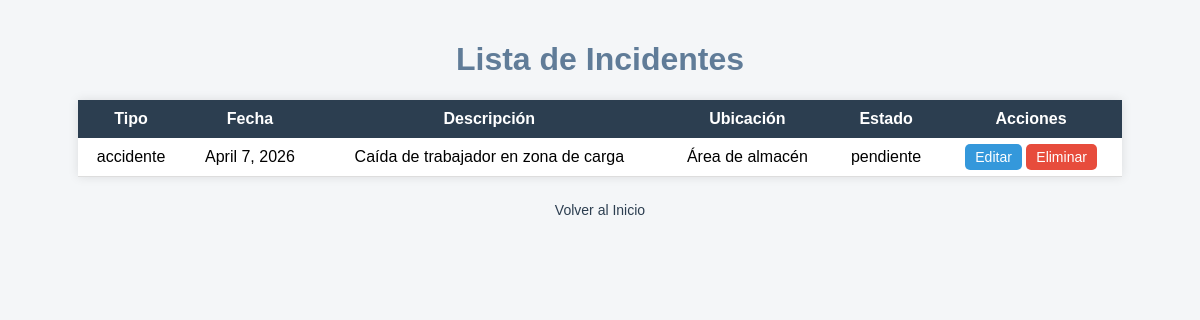
Before: /incidentes/ with the older database file.
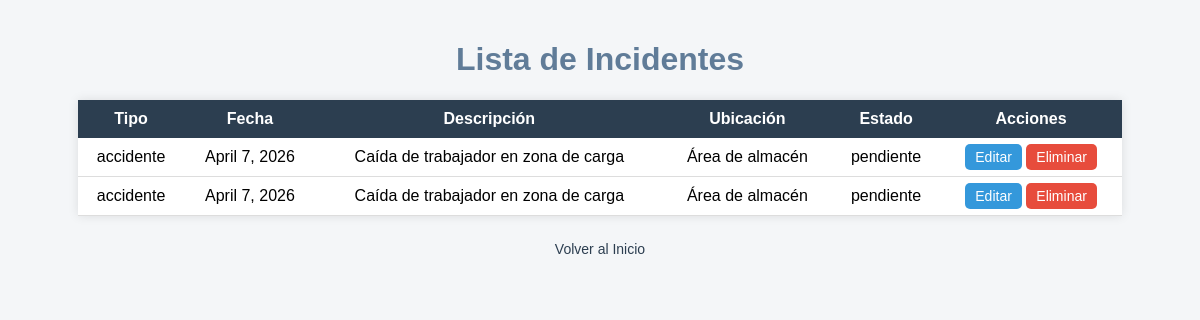
After: the same page with the newer database file.
### incidentes/models.py (models this page shows)
class Incidente(models.Model):
    TIPOS_INCIDENTE = [
        ('accidente', 'Accidente'),
        ('casi_accidente', 'Casi accidente'),
        ('condicion_insegura', 'Condición insegura'),
    ]
    ESTADOS = [
        ('pendiente', 'Pendiente'),
        ('en_proceso', 'En proceso'),
        ('resuelto', 'Resuelto'),
    ]
    tipo = models.CharField(max_length=20, choices=TIPOS_INCIDENTE)
    fecha = models.DateField()
    descripcion = models.TextField()
    ubicacion = models.CharField(max_length=150)
    estado = models.CharField(max_length=20, choices=ESTADOS, default='pendiente')
    creado_en = models.DateTimeField(auto_now_add=True)

### incidentes/views.py (the view)
# urls.py: path('incidentes/', views.lista_incidentes, name='lista_incidentes'),
def lista_incidentes(request):
    incidentes = Incidente.objects.all().order_by('-fecha')
    return render(request, 'lista_incidentes.html', {'incidentes': incidentes})

### incidentes/templates/lista_incidentes.html (shortened to what this page needs)
<!doctype html>
<html lang="es">
  <head>
  </head>
  <body>
    <h1>Lista de Incidentes</h1>
    {% if incidentes %}
    <table>
      <thead>
        <tr>
          <th>Tipo</th>
          <th>Fecha</th>
          <th>Descripción</th>
          <th>Ubicación</th>
          <th>Estado</th>
          <th>Acciones</th>
        </tr>
      </thead>
      <tbody>
        {% for incidente in incidentes %}
        <tr>
          <td>{{ incidente.tipo }}</td>
          <td>{{ incidente.fecha }}</td>
          <td>{{ incidente.descripcion }}</td>
          <td>{{ incidente.ubicacion }}</td>
          <td>{{ incidente.estado }}</td>
          <td>
            <a href="/editar/{{ incidente.id }}/">Editar</a>
            <a href="/eliminar/{{ incidente.id }}/">Eliminar</a>
          </td>
        </tr>
        {% endfor %}
      </tbody>
    </table>
    {% else %}
    <p style="text-align: center">No hay incidentes registrados.</p>
    {% endif %}
    <a href="/" class="volver">Volver al Inicio</a>
  </body>
</html>

Changed rows visible on the page:
added Incidente: tipo "accidente", fecha "April 7, 2026", descripcion "Caída de trabajador en zona de carga", ubicacion "Área de almacén", estado "pendiente"
